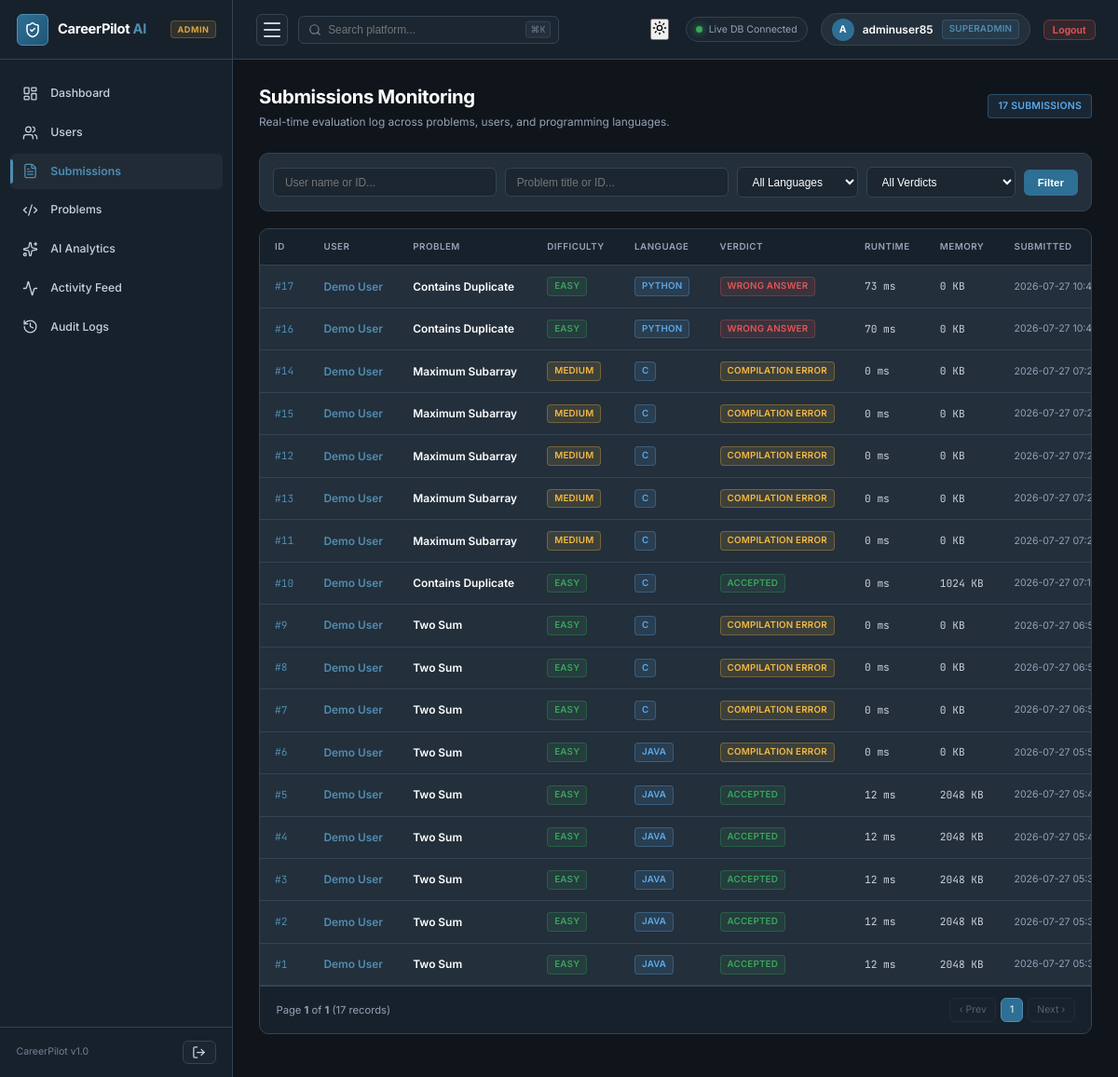
The page /admin/submissions (signed in) on the database its author committed.
### tables this page shows
CREATE TABLE problem_submissions (
                id INTEGER PRIMARY KEY AUTOINCREMENT,
                user_id INTEGER NOT NULL,
                problem_id INTEGER NOT NULL,
                code TEXT NOT NULL,
                language TEXT NOT NULL,
                status TEXT NOT NULL, -- Accepted, Wrong Answer, Time Limit, Runtime Error, etc
                execution_time INTEGER DEFAULT 0, -- in ms
                memory INTEGER DEFAULT 0, -- in KB
                coding_metrics TEXT,      -- JSON of typing speed, keypresses, deletes, reading time
                created_at TEXT DEFAULT CURRENT_TIMESTAMP,
                FOREIGN KEY (problem_id) REFERENCES problems(id) ON DELETE CASCADE
            );

CREATE TABLE users (
    id INTEGER PRIMARY KEY AUTOINCREMENT,
    username TEXT NOT NULL UNIQUE,
    email TEXT NOT NULL UNIQUE,
    password_hash TEXT NOT NULL,
    full_name TEXT DEFAULT '',
    avatar_url TEXT DEFAULT '/static/images/default-avatar.png',
    bio TEXT DEFAULT '',
    phone TEXT DEFAULT '',
    location TEXT DEFAULT '',
    linkedin_url TEXT DEFAULT '',
    github_url TEXT DEFAULT '',
    portfolio_url TEXT DEFAULT '',
    role TEXT DEFAULT 'user' CHECK(role IN ('user', 'admin')),
    is_active INTEGER DEFAULT 1,
    last_login TIMESTAMP,
    created_at TIMESTAMP DEFAULT CURRENT_TIMESTAMP,
    updated_at TIMESTAMP DEFAULT CURRENT_TIMESTAMP
);

CREATE TABLE problems (
                id INTEGER PRIMARY KEY AUTOINCREMENT,
                title TEXT NOT NULL,
                difficulty TEXT NOT NULL, -- Easy, Medium, Hard, Interview, Contest
                topic TEXT NOT NULL,      -- Arrays, Strings, DP, Trees, Graphs, etc
                subtopics TEXT,           -- Comma separated tags
                companies TEXT,           -- Comma separated company names
                constraints TEXT,
                description TEXT NOT NULL,
                examples TEXT,            -- JSON array of example inputs/outputs
                hints TEXT,               -- JSON array of hints (1 to 5)
                editorial TEXT,
                starter_code TEXT,        -- JSON mapping language to starter code
                tags TEXT,
                premium INTEGER DEFAULT 0,
                estimated_time INTEGER DEFAULT 30, -- in minutes
                created_at TEXT DEFAULT CURRENT_TIMESTAMP
            );

### backend/routes/admin.py (the view)
@admin_bp.route('/submissions')
@admin_required
def submissions():
    user_query = request.args.get('user', '').strip()
    problem_query = request.args.get('problem', '').strip()
    language = request.args.get('language', '').strip()
    verdict = request.args.get('verdict', '').strip()
    date_filter = request.args.get('date', '').strip()
    page = request.args.get('page', 1, type=int)
    submissions_list, total_count, total_pages = AdminAnalyticsService.get_submissions_list(
        user_query=user_query,
        problem_query=problem_query,
        language=language,
        verdict=verdict,
        date_filter=date_filter,
        page=page,
        per_page=25
    )
    return render_template(
        'admin/submissions.html',
        submissions=submissions_list,
        total_count=total_count,
        total_pages=total_pages,
        page=page,
        user_query=user_query,
        problem_query=problem_query,
        language=language,
        verdict=verdict,
        date_filter=date_filter
    )

### backend/database/db.py (called while the page is built)
def get_db_path() -> str:
    base_dir = os.path.dirname(os.path.dirname(os.path.dirname(os.path.abspath(__file__))))
    return os.path.join(base_dir, DATABASE_PATH)

def get_connection(db_path: Optional[str] = None) -> sqlite3.Connection:
    path = db_path or get_db_path()
    conn = sqlite3.connect(path)
    conn.row_factory = sqlite3.Row
    conn.execute("PRAGMA foreign_keys = ON")
    conn.execute("PRAGMA journal_mode = WAL")
    return conn

@contextmanager
def get_db(db_path: Optional[str] = None):
    conn = get_connection(db_path)
    try:
        yield conn
        conn.commit()
    except Exception:
        conn.rollback()
        raise
    finally:
        conn.close()

def execute_query(query: str, params: tuple = (), db_path: Optional[str] = None) -> list[dict]:
    from backend.utils.logger import db_logger
    import time
    start = time.time()
    with get_db(db_path) as db:
        cursor = db.execute(query, params)
        rows = cursor.fetchall()
        duration = int((time.time() - start) * 1000)
        table = query.split('FROM')[1].split('WHERE')[0].strip() if 'FROM' in query else 'unknown'
        log_msg = f"\n[DB]\nSELECT\n{table}\nRows:{len(rows)}\n{duration} ms"
        db_logger.info(log_msg)
        return [dict(row) for row in rows]

def execute_one(query: str, params: tuple = (), db_path: Optional[str] = None) -> Optional[dict]:
    from backend.utils.logger import db_logger
    import time
    start = time.time()
    with get_db(db_path) as db:
        cursor = db.execute(query, params)
        row = cursor.fetchone()
        duration = int((time.time() - start) * 1000)
        table = query.split('FROM')[1].split('WHERE')[0].strip() if 'FROM' in query else 'unknown'
        log_msg = f"\n[DB]\nSELECT ONE\n{table}\nRows:{1 if row else 0}\n{duration} ms"
        db_logger.info(log_msg)
        return dict(row) if row else None

### backend/routes/admin.py (called while the page is built, shortened)
def admin_required(f):
    @functools.wraps(f)
    def decorated_function(*args, **kwargs):
        return f(*args, **kwargs)
    return decorated_function

### templates/admin/submissions.html (shortened to what this page needs)
{% extends "admin/layout.html" %}
{% block content %}
<div class="admin-header">
    <div>
        <h1 class="admin-title">Submissions Monitoring</h1>
        <p class="admin-subtitle">Real-time evaluation log across problems, users, and programming languages.</p>
    </div>
    <div>
        <span class="adm-badge adm-badge-info" style="padding: 4px 10px; font-size: 0.75rem;">
            {{ total_count }} Submissions
        </span>
    </div>
</div>
<div class="adm-card" style="margin-bottom: 1.25rem; padding: 1rem;">
    <form method="GET" action="{{ url_for('admin.submissions') }}" class="adm-filter-bar">
        <div style="flex: 1; min-width: 150px;">
            <input type="text" name="user" class="adm-input" placeholder="User name or ID..." value="{{ user_query }}">
        </div>
        <div style="flex: 1; min-width: 150px;">
            <input type="text" name="problem" class="adm-input" placeholder="Problem title or ID..." value="{{ problem_query }}">
        </div>
        <div style="width: 130px;">
            <select name="language" class="adm-select">
                <option value="">All Languages</option>
            </select>
        </div>
        <div style="width: 160px;">
            <select name="verdict" class="adm-select">
                <option value="">All Verdicts</option>
            </select>
        </div>
        <button type="submit" class="adm-btn adm-btn-primary">
            Filter
        </button>
    </form>
</div>
<div class="adm-table-container">
    <div class="adm-table-scroll">
        <table class="adm-table">
            <thead>
                <tr>
                    <th>ID</th>
                    <th>User</th>
                    <th>Problem</th>
                    <th>Difficulty</th>
                    <th>Language</th>
                    <th>Verdict</th>
                    <th>Runtime</th>
                    <th>Memory</th>
                    <th>Submitted</th>
                </tr>
            </thead>
            <tbody>
                {% if submissions %}
                    {% for s in submissions %}
                        <tr>
                            <td class="font-mono" style="font-size: 0.8rem; color: var(--primary-light);">
                                #{{ s.id }}
                            </td>
                            <td>
                                <a href="{{ url_for('admin.user_detail', user_id=s.user_id) }}" style="font-weight: 600;">
                                    {{ s.full_name or s.username or ('User #' ~ s.user_id) }}
                                </a>
                            </td>
                            <td style="font-weight: 600; color: var(--text-primary);">
                                {{ s.problem_title or ('Problem #' ~ s.problem_id) }}
                            </td>
                            <td>
                                <span class="adm-badge {% if s.problem_difficulty == 'Easy' %}adm-badge-success{% elif s.problem_difficulty == 'Medium' %}adm-badge-warning{% else %}adm-badge-danger{% endif %}">
                                    {{ s.problem_difficulty or 'Standard' }}
                                </span>
                            </td>
                            <td>
                                <span class="adm-badge adm-badge-info">{{ (s.language or 'python')|capitalize }}</span>
                            </td>
                            <td>
                                {% if s.status == 'Accepted' %}
                                    <span class="adm-badge adm-badge-success">Accepted</span>
                                {% elif s.status == 'Wrong Answer' %}
                                    <span class="adm-badge adm-badge-danger">Wrong Answer</span>
                                {% elif 'Compilation' in s.status %}
                                    <span class="adm-badge adm-badge-warning">Compilation Error</span>
                                {% elif 'Time Limit' in s.status or 'TLE' in s.status %}
                                    <span class="adm-badge adm-badge-accent">Time Limit</span>
                                {% else %}
                                    <span class="adm-badge adm-badge-danger">{{ s.status }}</span>
                                {% endif %}
                            </td>
                            <td class="font-mono" style="font-size: 0.8rem;">
                                {{ s.execution_time or 0 }} ms
                            </td>
                            <td class="font-mono" style="font-size: 0.8rem;">
                                {{ s.memory or 0 }} KB
                            </td>
                            <td style="font-size: 0.75rem; color: var(--text-tertiary);">
                                {{ (s.created_at or '')[:16] }}
                            </td>
                        </tr>
                    {% endfor %}
                {% else %}
                    <tr>
                        <td colspan="9" style="text-align: center; padding: 2.5rem; color: var(--text-muted);">
                            No submissions found matching your filters.
                        </td>
                    </tr>
                {% endif %}
            </tbody>
        </table>
    </div>
    <div class="adm-pagination">
        <div>
            Page <strong>{{ page }}</strong> of <strong>{{ total_pages }}</strong> ({{ total_count }} records)
        </div>
        <div class="adm-page-controls">
            {% if page > 1 %}
                <a href="{{ url_for('admin.submissions', page=page-1, user=user_query, problem=problem_query, language=language, verdict=verdict) }}" class="adm-page-btn">
                    ‹ Prev
                </a>
            {% else %}
                <span class="adm-page-btn disabled">‹ Prev</span>
            {% endif %}
            {% for p in range(1, total_pages + 1) %}
                {% if p == page %}
                    <span class="adm-page-btn active">{{ p }}</span>
                {% elif p <= 3 or p >= total_pages - 1 or (p >= page - 1 and p <= page + 1) %}
                    <a href="{{ url_for('admin.submissions', page=p, user=user_query, problem=problem_query, language=language, verdict=verdict) }}" class="adm-page-btn">
                        {{ p }}
                    </a>
                {% elif p == 4 or p == total_pages - 2 %}
                    <span class="adm-page-btn disabled">...</span>
                {% endif %}
            {% endfor %}
            {% if page < total_pages %}
                <a href="{{ url_for('admin.submissions', page=page+1, user=user_query, problem=problem_query, language=language, verdict=verdict) }}" class="adm-page-btn">
                    Next ›
                </a>
            {% else %}
                <span class="adm-page-btn disabled">Next ›</span>
            {% endif %}
        </div>
    </div>
</div>
{% endblock %}

### rows shown on the page
problem_submissions: id "17", full_name "Demo User", title "Contains Duplicate", difficulty "EASY", language "PYTHON", status "WRONG ANSWER", execution_time "73", memory "0", created_at "2026-07-27…"
problem_submissions: id "16", full_name "Demo User", title "Contains Duplicate", difficulty "EASY", language "PYTHON", status "WRONG ANSWER", execution_time "70", memory "0", created_at "2026-07-27…"
problem_submissions: id "14", full_name "Demo User", title "Maximum Subarray", difficulty "MEDIUM", language "C", shows "COMPILATION ERROR", execution_time "0", memory "0", created_at "2026-07-27…"
problem_submissions: id "15", full_name "Demo User", title "Maximum Subarray", difficulty "MEDIUM", language "C", shows "COMPILATION ERROR", execution_time "0", memory "0", created_at "2026-07-27…"
problem_submissions: id "12", full_name "Demo User", title "Maximum Subarray", difficulty "MEDIUM", language "C", shows "COMPILATION ERROR", execution_time "0", memory "0", created_at "2026-07-27…"
problem_submissions: id "13", full_name "Demo User", title "Maximum Subarray", difficulty "MEDIUM", language "C", shows "COMPILATION ERROR", execution_time "0", memory "0", created_at "2026-07-27…"
problem_submissions: id "11", full_name "Demo User", title "Maximum Subarray", difficulty "MEDIUM", language "C", shows "COMPILATION ERROR", execution_time "0", memory "0", created_at "2026-07-27…"
problem_submissions: id "10", full_name "Demo User", title "Contains Duplicate", difficulty "EASY", language "C", status "ACCEPTED", execution_time "0", memory "1024", created_at "2026-07-27…"
problem_submissions: id "9", full_name "Demo User", title "Two Sum", difficulty "EASY", language "C", shows "COMPILATION ERROR", execution_time "0", memory "0", created_at "2026-07-27…"
problem_submissions: id "8", full_name "Demo User", title "Two Sum", difficulty "EASY", language "C", shows "COMPILATION ERROR", execution_time "0", memory "0", created_at "2026-07-27…"
problem_submissions: id "7", full_name "Demo User", title "Two Sum", difficulty "EASY", language "C", shows "COMPILATION ERROR", execution_time "0", memory "0", created_at "2026-07-27…"
problem_submissions: id "6", full_name "Demo User", title "Two Sum", difficulty "EASY", language "JAVA", shows "COMPILATION ERROR", execution_time "0", memory "0", created_at "2026-07-27…"
problem_submissions: id "5", full_name "Demo User", title "Two Sum", difficulty "EASY", language "JAVA", status "ACCEPTED", execution_time "12", memory "2048", created_at "2026-07-27…"
problem_submissions: id "4", full_name "Demo User", title "Two Sum", difficulty "EASY", language "JAVA", status "ACCEPTED", execution_time "12", memory "2048", created_at "2026-07-27…"
problem_submissions: id "3", full_name "Demo User", title "Two Sum", difficulty "EASY", language "JAVA", status "ACCEPTED", execution_time "12", memory "2048", created_at "2026-07-27…"
problem_submissions: id "2", full_name "Demo User", title "Two Sum", difficulty "EASY", language "JAVA", status "ACCEPTED", execution_time "12", memory "2048", created_at "2026-07-27…"
problem_submissions: id "1", full_name "Demo User", title "Two Sum", difficulty "EASY", language "JAVA", status "ACCEPTED", execution_time "12", memory "2048", created_at "2026-07-27…"

### other values the page prints
{{ (session.get('admin_username') or 'A')[:1]|upper }} "A"
{{ session.get('admin_username') or 'Administrator' }} "adminuser85"
{{ total_count }} "17"
{{ page }} "1"
{{ total_pages }} "1"
{{ p }} "1"
